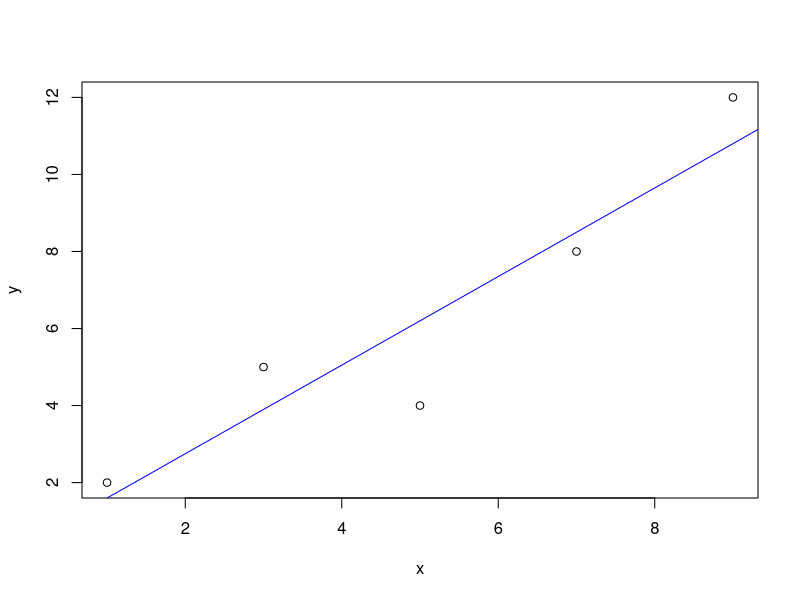
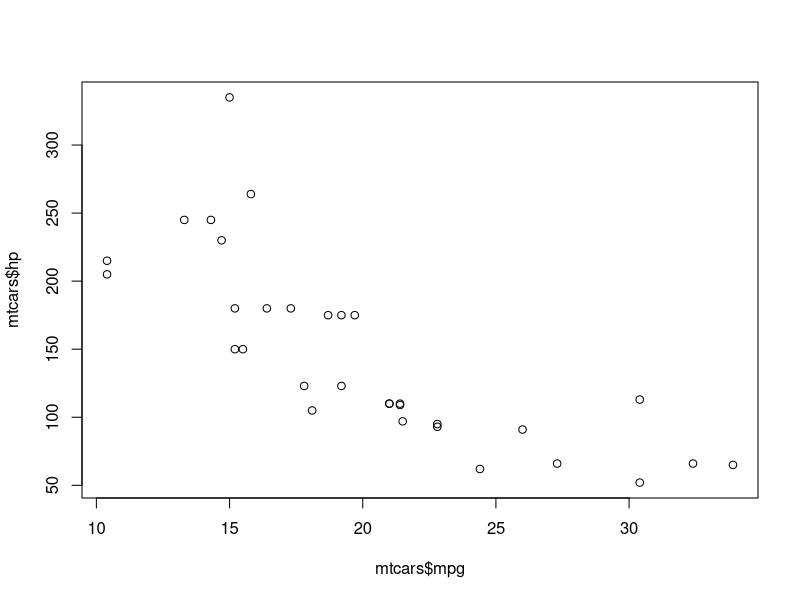
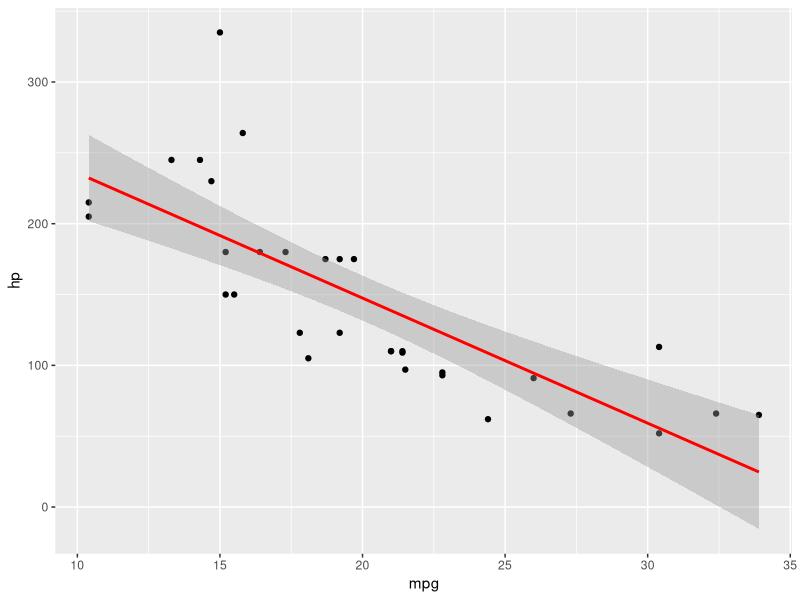

Write the R code that produced these figures, in order. (Note: this script raises an error after producing the figures.)
x<-c(1,3,5,7,9)#independent var
y<-c(2,5,4,8,12)#dependent var
model<-lm(y~x)#LR with command
plot(x,y)#plot
abline(model,col="blue")#plotting line
coef(model)#coefficient

#prediction
new_x<-7
prediction<-predict(model,newdata=data.frame(x=new_x))
print(prediction)
summary(model)
############################################################################
mtcars
names(mtcars)
model<-lm(mpg~hp,data=mtcars)
plot(mtcars$mpg,mtcars$hp)
abline(model,col="red")

library(ggplot2)
ggplot(mtcars,aes(mpg,hp))+geom_point()+geom_smooth(method="lm",col="red")
coef(model)
summary(model)

#prediction
new_hp=150
pred=predict(model,newdata=data.frame(mpg=new_hp))
pred
###########################################################################
library(MASS)
Boston
model<-lm(lstat~medv,data=Boston)
plot(Boston$lstat,Boston$medv)
library(ggplot2)
ggplot(Boston,aes(lstat,medv))+geom_point()+geom_smooth(method="lm",col="red")
summary(model)

#prediction
new_lstat=5.68
pred=predict(model,newdata=data.frame(medv=new_lstat))
pred